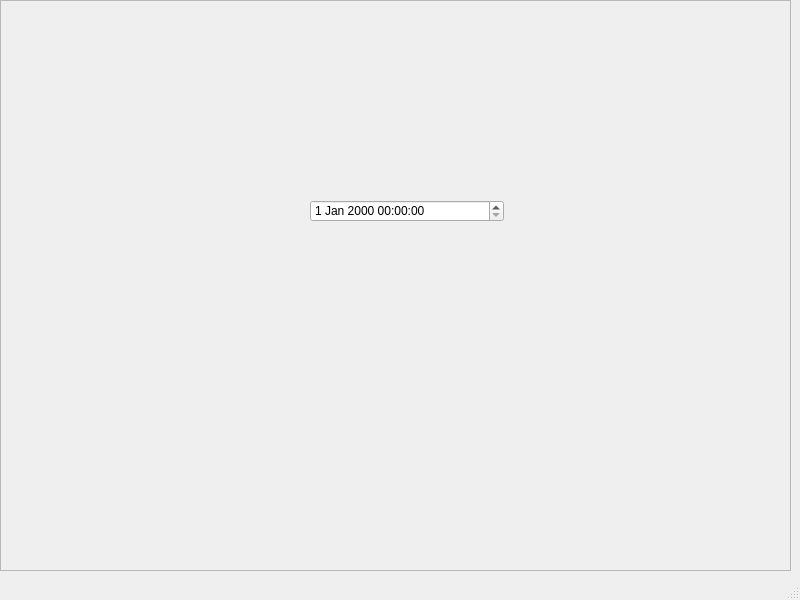
<?xml version="1.0" encoding="UTF-8"?>
<ui version="4.0">
 <class>MainWindow</class>
 <widget class="QMainWindow" name="MainWindow">
  <property name="geometry">
   <rect>
    <x>0</x>
    <y>0</y>
    <width>800</width>
    <height>600</height>
   </rect>
  </property>
  <property name="windowTitle">
   <string>MainWindow</string>
  </property>
  <widget class="QWidget" name="centralwidget">
   <widget class="QFrame" name="frame">
    <property name="geometry">
     <rect>
      <x>0</x>
      <y>0</y>
      <width>791</width>
      <height>571</height>
     </rect>
    </property>
    <property name="frameShape">
     <enum>QFrame::StyledPanel</enum>
    </property>
    <property name="frameShadow">
     <enum>QFrame::Raised</enum>
    </property>
    <widget class="QDateTimeEdit" name="dateTimeEdit">
     <property name="geometry">
      <rect>
       <x>310</x>
       <y>200</y>
       <width>194</width>
       <height>22</height>
      </rect>
     </property>
    </widget>
   </widget>
  </widget>
  <widget class="QMenuBar" name="menubar">
   <property name="geometry">
    <rect>
     <x>0</x>
     <y>0</y>
     <width>800</width>
     <height>26</height>
    </rect>
   </property>
  </widget>
  <widget class="QStatusBar" name="statusbar"/>
 </widget>
 <resources/>
 <connections/>
</ui>
